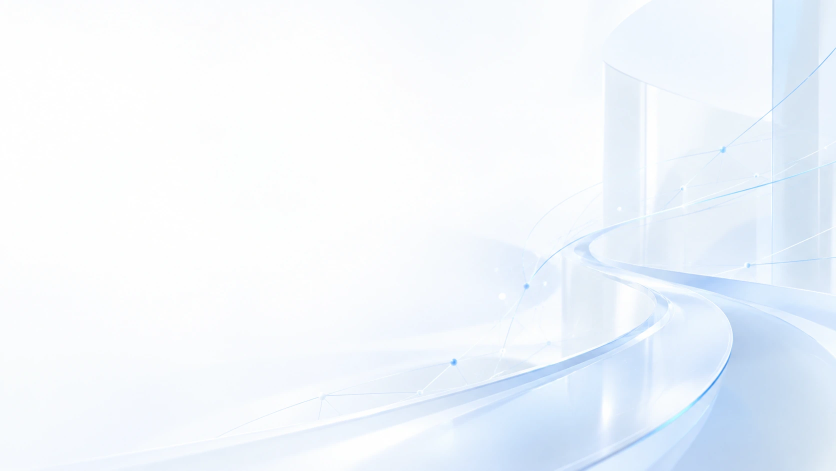
#> input picture i-ONE/assets/hero-tech-background.webp, 1672 x 941 px (shown at 1/2 size)
$ python build-product-og.py
#> lines starting #> are read from the running program, lines starting #| are printed output that depends on the picture
"""Compose the landing social preview from supplied brand assets."""
from pathlib import Path
from PIL import Image, ImageDraw, ImageFont, ImageOps

ROOT = Path(__file__).resolve().parents[1]
assets = ROOT / 'i-ONE/assets'
canvas = ImageOps.fit(Image.open(assets / 'hero-tech-background.webp').convert('RGB'), (1200, 630), method=Image.Resampling.LANCZOS)
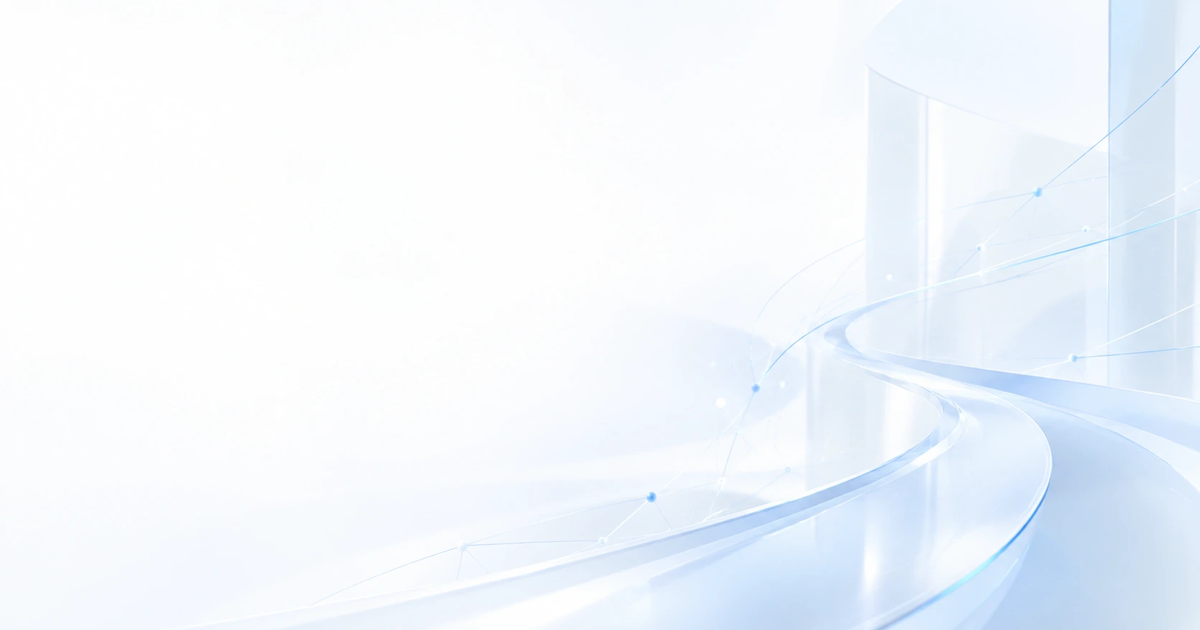
#> canvas: PIL image 1200x630 RGB; mean R, G, B 240.8, 246.3, 252.2
canvas = Image.blend(canvas, Image.new('RGB', canvas.size, '#fbfdff'), .66)
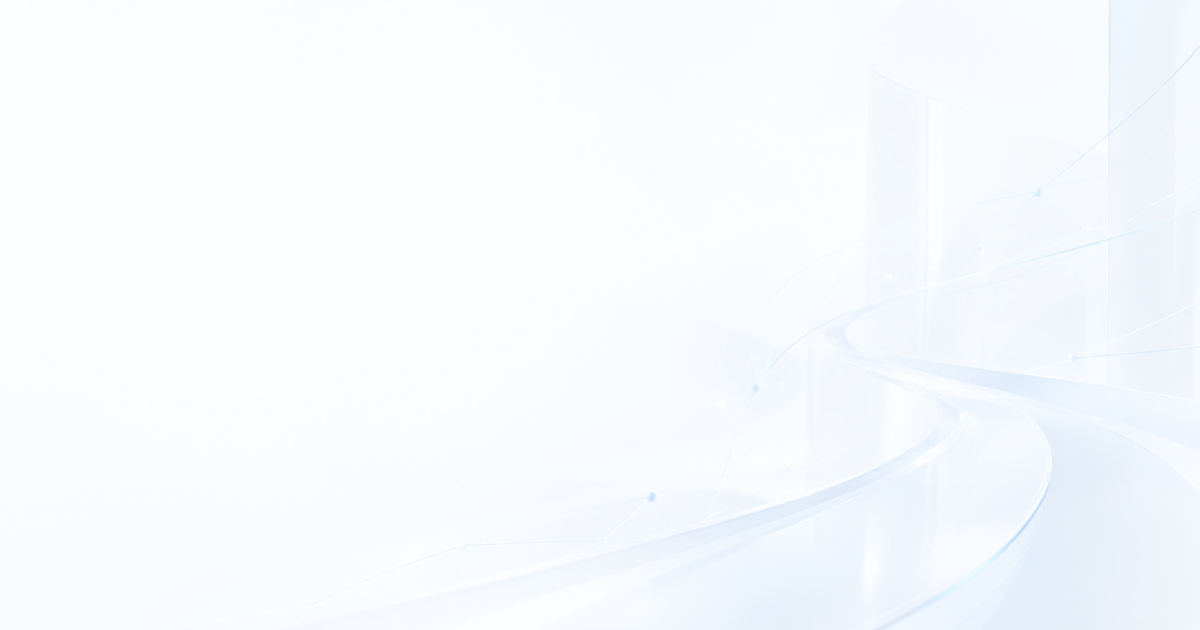
#> canvas: PIL image 1200x630 RGB; mean R, G, B 247.1, 250.2, 253.5
draw = ImageDraw.Draw(canvas)
fonts = ROOT / 'output/pdf/fonts'
bold = ImageFont.truetype(str(fonts / 'Pretendard-Bold.ttf'), 54)
body = ImageFont.truetype(str(fonts / 'Pretendard-Regular.ttf'), 21)

def paste(name, box):
#> (the run stopped early here; a loop or call above may not have finished)
